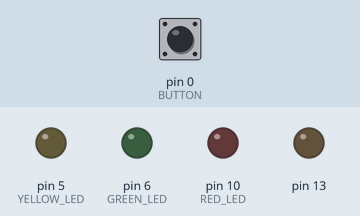
The sketch below on a simulated Arduino Uno, built with avr-gcc and run on an emulated ATmega328P. Shown: output pins drawn as LEDs (lit = HIGH). The inputs (shaded band) are chosen by the test bench; at power-on: pin 0 (BUTTON) HIGH.

Above: at 1.4 s.
1.5 s: pin 0 (BUTTON) pulled LOW for 0.15 s
At 2.1 s:
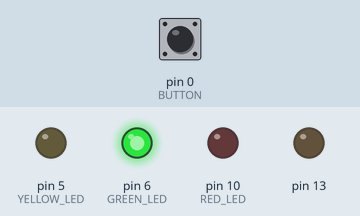
At 5.6 s:
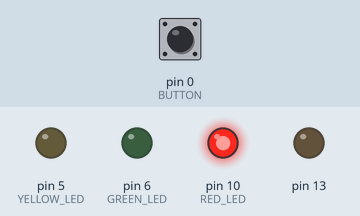
Timing chart, 0 to 10.6 s (numbered marks = the images above; inputs shaded):
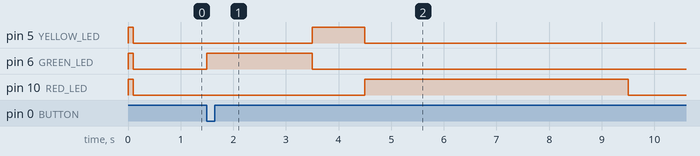

The sketch:

TrafficLightArduinoLibrary.ino
```cpp
#define	RED_LED		10
#define	YELLOW_LED	5
#define	GREEN_LED	6

#define BUTTON 		0


#define PRESSED		0
#define UNPRESSED	1


void setup()
{
  pinMode(13, OUTPUT);
  pinMode(RED_LED, OUTPUT);
  pinMode(YELLOW_LED, OUTPUT);
  pinMode(GREEN_LED, OUTPUT);

  pinMode(BUTTON, INPUT_PULLUP);

  digitalWrite(GREEN_LED, HIGH);
  digitalWrite(RED_LED, HIGH);
  digitalWrite(YELLOW_LED, HIGH);
  delay(100);
  digitalWrite(GREEN_LED, LOW);
  digitalWrite(RED_LED, LOW);
  digitalWrite(YELLOW_LED, LOW);
  delay(100);


}

void loop()
{

  if(digitalRead(BUTTON) == PRESSED){
    digitalWrite(GREEN_LED, HIGH);
    delay(2000);
    digitalWrite(GREEN_LED, LOW);
    digitalWrite(YELLOW_LED, HIGH);
    delay(1000);
    digitalWrite(YELLOW_LED, LOW);
    digitalWrite(RED_LED, HIGH);
    delay(5000);
    digitalWrite(RED_LED, LOW);

  }
  else{
    digitalWrite(RED_LED, LOW);
    digitalWrite(GREEN_LED, LOW);
    digitalWrite(YELLOW_LED, LOW);
  }

}
```

Measured:
- after the input at 1.5 s, pin 5 (YELLOW_LED): LOW → HIGH after 2.0 s, → LOW 1.0 s later; pin 6 (GREEN_LED): LOW → HIGH at once, → LOW 2.0 s later; pin 10 (RED_LED): LOW → HIGH after 3.0 s, → LOW 5.0 s later
